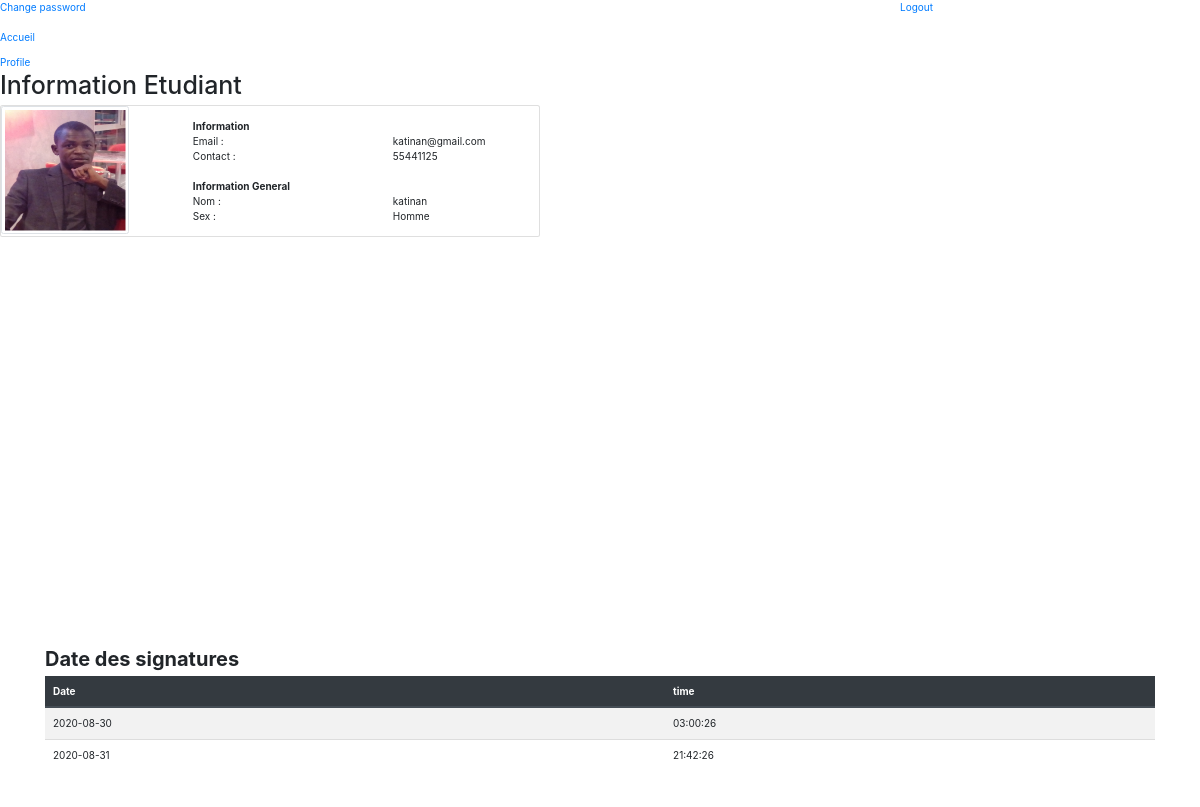
Page /dashboard_stud.php (signed in) on the committed database.
### tables this page shows
CREATE TABLE `users` (
  `id` int(11) NOT NULL,
  `username` varchar(225) NOT NULL,
  `phone` varchar(20) NOT NULL,
  `email` varchar(225) NOT NULL,
  `password` varchar(225) NOT NULL,
  `sex` varchar(50) NOT NULL,
  `file_name` varchar(255) NOT NULL,
  `uploaded_on` datetime NOT NULL,
  `img` blob NOT NULL
);

CREATE TABLE `attendance` (
  `id` int(11) NOT NULL,
  `student_id` int(11) NOT NULL,
  `student_name` varchar(100) NOT NULL,
  `attendance_date` date NOT NULL DEFAULT current_timestamp(),
  `attendance_statut` varchar(20) NOT NULL,
  `time_ed` time NOT NULL DEFAULT current_timestamp(),
  `why` varchar(20) NOT NULL DEFAULT 'aucun',
  `course_status` int(11) NOT NULL DEFAULT 0
);

### dashboard_stud.php (the view, shortened to what this page needs)
<?php
$host = 'localhost';
$user = 'root';
$pass = '';
$db = 'laborator';
$user_id = $_SESSION["user_id"];
$conn = mysqli_connect($host, $user, $pass, $db);
?>
<!DOCTYPE html>
<html lang="fr">
<head>
    <link rel="stylesheet" href="https://maxcdn.bootstrapcdn.com/bootstrap/3.3.7/css/bootstrap.min.css">
    <link href="css/styles.css" rel="stylesheet" />
    <link href="https://cdn.datatables.net/1.10.20/css/dataTables.bootstrap4.min.css" rel="stylesheet" />
</head>
<body>
    <?php
    $email = $_SESSION["email"];
    $sql = mysqli_query($conn, "select id, username, phone, email, sex, file_name, uploaded_on from users where email='$email'");
    $row = mysqli_fetch_assoc($sql);
    $username = $row["username"];
    $phone = $row["phone"];
    $email = $row["email"];
    $sex = $row["sex"];
    $file_name = $row["file_name"];
    ?>
    <table style="width:1000px" class="center">
        <tr>
            <td style="width:200px"><a href="changpswd.php">Change password</a></td>
            <td style="width:700px"></td>
            <td style="width:100px"><a href="logout.php">Logout</a></td>
        </tr>
    </table>
    <br>
    <div>
        <p><a href="index.php">Accueil</a></p> <a href="profile.php">Profile</a>
    </div>
    <h1>Information Etudiant</h1>
    <div class="card mb-3" style="max-width: 540px;">
        <div class="row no-gutters">
            <div class="col-md-4">
                <table>
                    <tbody>
                        <tr>
                            <td><img src=<?php echo htmlspecialchars($file_name) ?> class="img-thumbnail" style="width:128px;height:128px;"></td>
                        </tr>
                    </tbody>
                </table>
            </div>
            <div class="col-md-8">
                <div class="card-body">
                    <table>
                        <tbody>
                            <tr>
                                <td><b> Information </b></td>
                                <td></td>
                            </tr>
                            <tr>
                                <td style="width:200px">Email : </td>
                                <td><?php echo htmlspecialchars($email); ?></td>
                            </tr>
                            <tr>
                                <td style="width:200px">Contact : </td>
                                <td><?php echo htmlspecialchars($phone); ?></td>
                            </tr>
                            <tr>
                                <td style="height:15px"></td>
                                <td></td>
                            </tr>
                            <tr>
                                <td> <b> Information General</b></td>
                                <td></td>
                            </tr>
                            <tr>
                                <td>Nom : </td>
                                <td><?php echo htmlspecialchars($username); ?></td>
                            </tr>
                            <tr>
                                <td>Sex : </td>
                                <td><?php echo htmlspecialchars($sex); ?></td>
                            </tr>
                        </tbody>
                    </table>
                </div>
            </div>
        </div>
    </div>
    <br>
    <br>
    <table>
        <tbody>
            <tr>
                <div id="chartContainer" style="height: 370px; width: 100%;"></div>
            </tr>
        </tbody>
    </table>
    <?php
    $sql = "SELECT attendance_date, time_ed
FROM attendance WHERE student_id = $user_id AND attendance_statut = 'present'";
    $result = mysqli_query($conn, $sql);
    ?>
    <div class="container">
        <div class="demo-content">
            <h2 class="title_with_link"><b>Date des signatures</b></h2>
            <?php if (!empty($result)) { ?>
                <table class="table table-striped">
                    <thead class="thead-dark">
                        <tr>
                            <th scope="col"><span>Date</span></th>
                            <th scope="col"><span>time</span></th>
                        </tr>
                    </thead>
                    <tbody>
                        <?php
                        while ($row = mysqli_fetch_array($result)) {
                        ?>
                            <tr>
                                <td scope="row"><?php echo $row["attendance_date"]; ?></td>
                                <td scope="row"><?php echo $row["time_ed"]; ?></td>
                            </tr>
                        <?php
                        }
                        ?>
                </table>
            <?php } ?>
        </div>
    </div>
    <br>
    <br>
    <br>
    <br>
</body>
</html>

### rows in the picture
users: file_name (picture), email "katinan@gmail.com", phone "55441125", username "katinan", sex "Homme"
attendance: attendance_date "2020-08-30", time_ed "03:00:26"
attendance: attendance_date "2020-08-31", time_ed "21:42:26"
